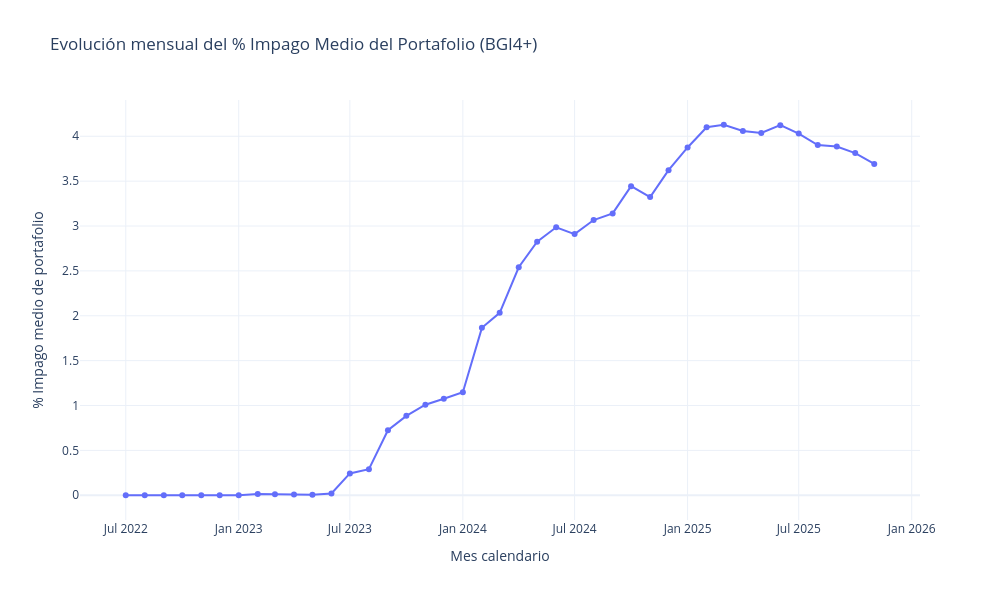

Write notebook code for a chart like this one.
### Markdown cell above
## 1.4.1 Curva de promedio simple de % impago respecto a todo el portafolio

### Code cell
# Promedio simple (cada cohorte pesa igual)
builder_exp.plot_portfolio_curve_mean()

### Figure 1 — Plotly figure (JSON) as saved in the notebook; plotly's stock layout.template omitted (floating-point values rounded to 4 significant figures)
{"data": [{"hovertemplate": "Mes: %{x|%Y-%m}<br>% Impago: %{y:.2f}<extra></extra>", "mode": "lines+markers", "name": "% Impago portafolio", "type": "scatter", "x": ["2022-07-01T00:00:00", "2022-08-01T00:00:00", "2022-09-01T00:00:00", "2022-10-01T00:00:00", "2022-11-01T00:00:00", "2022-12-01T00:00:00", "2023-01-01T00:00:00", "2023-02-01T00:00:00", "2023-03-01T00:00:00", "2023-04-01T00:00:00", "2023-05-01T00:00:00", "2023-06-01T00:00:00", "2023-07-01T00:00:00", "2023-08-01T00:00:00", "2023-09-01T00:00:00", "2023-10-01T00:00:00", "2023-11-01T00:00:00", "2023-12-01T00:00:00", "2024-01-01T00:00:00", "2024-02-01T00:00:00", "2024-03-01T00:00:00", "2024-04-01T00:00:00", "2024-05-01T00:00:00", "2024-06-01T00:00:00", "2024-07-01T00:00:00", "2024-08-01T00:00:00", "2024-09-01T00:00:00", "2024-10-01T00:00:00", "2024-11-01T00:00:00", "2024-12-01T00:00:00", "2025-01-01T00:00:00", "2025-02-01T00:00:00", "2025-03-01T00:00:00", "2025-04-01T00:00:00", "2025-05-01T00:00:00", "2025-06-01T00:00:00", "2025-07-01T00:00:00", "2025-08-01T00:00:00", "2025-09-01T00:00:00", "2025-10-01T00:00:00", "2025-11-01T00:00:00"], "y": [0, 0, 0, 0, 0, 0, 0, 0.01325, 0.01009, 0.007465, 0.006199, 0.01989, 0.2435, 0.2906, 0.7242, 0.8846, 1.009, 1.076, 1.148, 1.865, 2.033, 2.54, 2.825, 2.986, 2.91, 3.067, 3.141, 3.444, 3.322, 3.622, 3.875, 4.1, 4.128, 4.059, 4.036, 4.124, 4.031, 3.902, 3.886, 3.812, 3.692]}], "layout": {"height": 600, "hovermode": "x", "title": {"text": "Evolución mensual del % Impago Medio del Portafolio (BGI4+)"}, "width": 1000, "xaxis": {"showgrid": true, "title": {"text": "Mes calendario"}}, "yaxis": {"showgrid": true, "title": {"text": "% Impago medio de portafolio"}}}}
